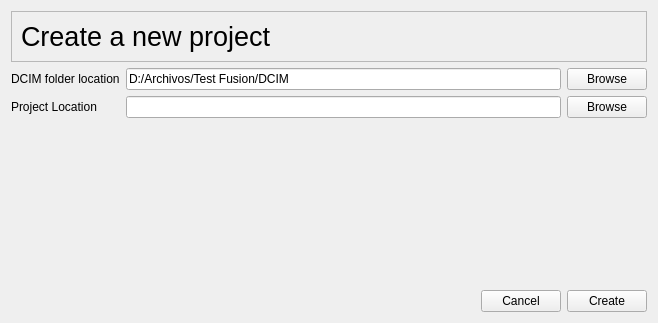
<?xml version="1.0" encoding="UTF-8"?>
<ui version="4.0">
 <class>ProjectCreator</class>
 <widget class="QWidget" name="ProjectCreator">
  <property name="geometry">
   <rect>
    <x>0</x>
    <y>0</y>
    <width>658</width>
    <height>323</height>
   </rect>
  </property>
  <property name="windowTitle">
   <string>Form</string>
  </property>
  <layout class="QVBoxLayout" name="verticalLayout_2">
   <item>
    <widget class="QFrame" name="frame">
     <property name="frameShape">
      <enum>QFrame::StyledPanel</enum>
     </property>
     <property name="frameShadow">
      <enum>QFrame::Raised</enum>
     </property>
     <property name="lineWidth">
      <number>10</number>
     </property>
     <property name="midLineWidth">
      <number>10</number>
     </property>
     <layout class="QVBoxLayout" name="verticalLayout">
      <item>
       <widget class="QLabel" name="label">
        <property name="font">
         <font>
          <pointsize>20</pointsize>
         </font>
        </property>
        <property name="styleSheet">
         <string notr="true"/>
        </property>
        <property name="text">
         <string>Create a new project</string>
        </property>
       </widget>
      </item>
     </layout>
    </widget>
   </item>
   <item>
    <layout class="QGridLayout" name="gridLayout">
     <item row="2" column="0">
      <widget class="QLabel" name="label_3">
       <property name="text">
        <string>Project Location</string>
       </property>
      </widget>
     </item>
     <item row="2" column="2">
      <widget class="QPushButton" name="browse_project_location">
       <property name="text">
        <string>Browse</string>
       </property>
      </widget>
     </item>
     <item row="1" column="2">
      <widget class="QPushButton" name="browse_dcim_location">
       <property name="text">
        <string>Browse</string>
       </property>
      </widget>
     </item>
     <item row="1" column="1">
      <widget class="QLineEdit" name="dcim_location">
       <property name="text">
        <string>D:/Archivos/Test Fusion/DCIM</string>
       </property>
      </widget>
     </item>
     <item row="1" column="0">
      <widget class="QLabel" name="label_4">
       <property name="text">
        <string>DCIM folder location</string>
       </property>
      </widget>
     </item>
     <item row="2" column="1">
      <widget class="QLineEdit" name="project_location">
       <property name="text">
        <string/>
       </property>
       <property name="dragEnabled">
        <bool>false</bool>
       </property>
       <property name="readOnly">
        <bool>false</bool>
       </property>
      </widget>
     </item>
    </layout>
   </item>
   <item>
    <spacer name="verticalSpacer">
     <property name="orientation">
      <enum>Qt::Vertical</enum>
     </property>
     <property name="sizeHint" stdset="0">
      <size>
       <width>20</width>
       <height>40</height>
      </size>
     </property>
    </spacer>
   </item>
   <item>
    <layout class="QHBoxLayout" name="horizontalLayout">
     <item>
      <spacer name="horizontalSpacer">
       <property name="orientation">
        <enum>Qt::Horizontal</enum>
       </property>
       <property name="sizeHint" stdset="0">
        <size>
         <width>40</width>
         <height>20</height>
        </size>
       </property>
      </spacer>
     </item>
     <item>
      <widget class="QPushButton" name="cancel_button">
       <property name="text">
        <string>Cancel</string>
       </property>
      </widget>
     </item>
     <item>
      <widget class="QPushButton" name="create_button">
       <property name="text">
        <string>Create</string>
       </property>
      </widget>
     </item>
    </layout>
   </item>
  </layout>
 </widget>
 <resources/>
 <connections/>
</ui>
